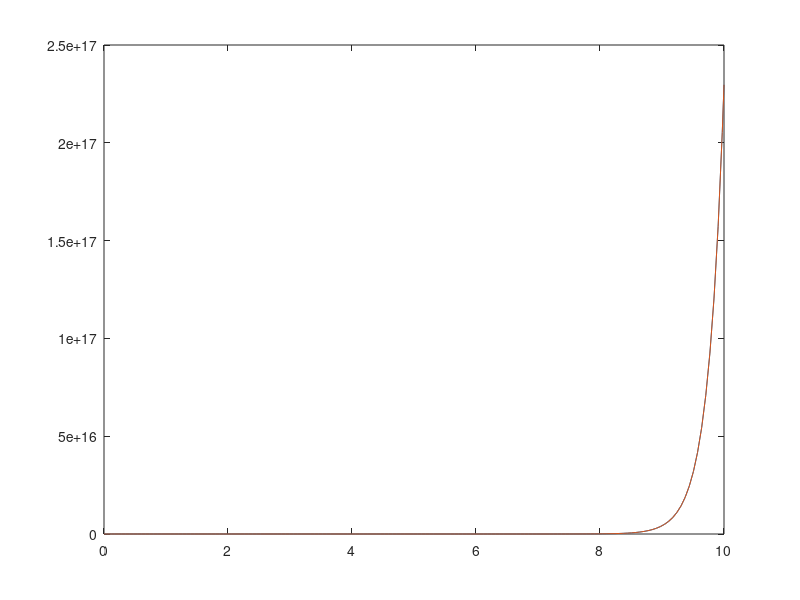
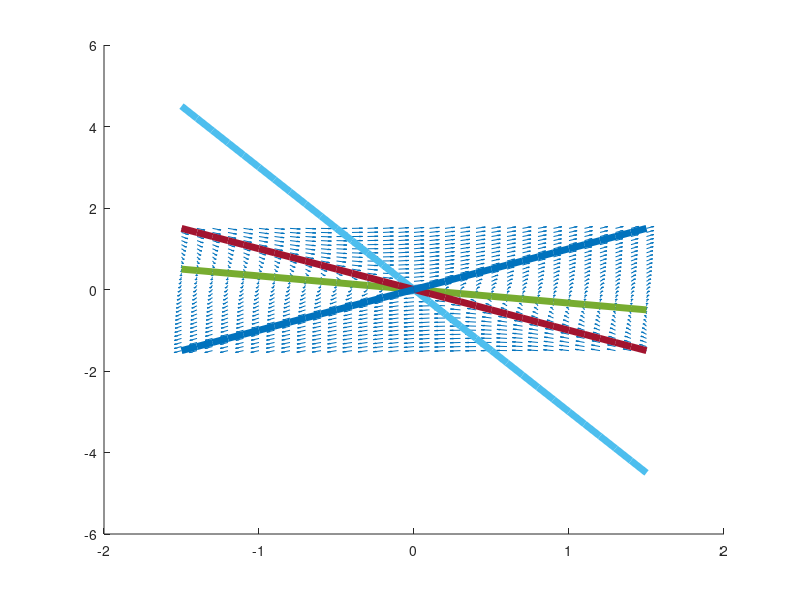

Recreate these plots in MATLAB, in order. (Note: this script raises an error after producing the figures.)
%A = [-5 -3; 1 -1];
A = [1 3; 3 1];
%A = [1 1; 1 1];
%A = [1 3; 0 0];

function [t,x] = system_simulation(A)
    ode_sys = @(t,x) [A(1,1)*x(1)+A(1,2)*x(2);A(2,1)*x(1)+A(2,2)*x(2)]; # Définition système
    [t,x] = ode23 (ode_sys, [0, 10], [2, 0]); # Résolution système
endfunction

[t,x] = system_simulation(A);
figure(1)
plot(t,x)

# 2. Dessiner les droites correspondants aux vecteurs propres et le sense des trajectoires associés
function [eigenline_1,eigenline_2,V] = compute_eigenlines(A,line_range)
    [V,L] = eig(A);
    eigenline_1 = (V(2,1)/V(1,1)) * line_range;
    eigenline_2 = (V(2,2)/V(1,2)) * line_range;
endfunction

%function [line_range,eigenline_1,eigenline_2] = plot_eigenlines(A)
%    line_range = -1.5:.1:1.5;
%    [eigenline_1,eigenline_2,V] = compute_eigenlines(A,line_range);
%    figure(2)
%    hold on;
%    plot(line_range,eigenline_1,"linewidth",10);
%    plot(line_range,eigenline_2,"linewidth",10);
%    quiver([0;0],[0;0],V(1,:),V(2,:),"linewidth",10,"color","k");
%    legend("v_1","v_2","location","south");
%endfunction

%[line_range,eigenline_1,eigenline_2] = plot_eigenlines(A);

# 3. Calculer les isoclines
function [isocline_1,isocline_2] = compute_isoclines(A,line_range)
    isocline_1 = -(A(1,1)/A(1,2)) * line_range;
    isocline_2 = -(A(2,1)/A(2,2)) * line_range;
endfunction

%function [line_range,isocline_1,isocline_2] = plot_isoclines(A)
%    line_range = -1.5:.1:1.5;
%    [isocline_1,isocline_2] = compute_isoclines(A,line_range);
%    figure(2)
%    hold on;
%    plot(line_range,isocline_1,"linewidth",5);
%    plot(line_range,isocline_2,"linewidth",5);
%    legend("isocline_1","isocline_2","location","south");
%endfunction

%[line_range,isocline_1,isocline_2] = plot_isoclines(A);

# 4. Portrait de phase complet
function [x1,x2,x1p,x2p] = plot_portrait_phase_complete(A)
    #grid for plotting
    x1range=-1.5:.1:1.5;
    x2range=-1.5:.1:1.5;
    [x1,x2] = meshgrid(x1range, x2range);


    # Define the system to plot (based on matrix A)
    x1p = A(1,1)*x1+A(1,2)*x2;
    x2p = A(2,1)*x1+A(2,2)*x2;

    #Normalize values for plotting
    norms=sqrt(x1p.^2+x2p.^2);
    
    figure(2)
    [eigenline_1,eigenline_2,V] = compute_eigenlines(A,x1range);
    [isocline_1,isocline_2] = compute_isoclines(A,x1range);
    
    # Vector field plot
    hold on;
    quiver(x1,x2,x1p./norms,x2p./norms,0.5);
    # Isoclines
    plot(x1range,isocline_1,"linewidth",5);
    plot(x1range,isocline_2,"linewidth",5);
    # Vecteurs propres
    plot(x1range,eigenline_1,"linewidth",5);
    plot(x1range,eigenline_2,"linewidth",5);
    quiver([0;0],[0;0],V(1,:),V(2,:),"linewidth",10,"color","k");
    legend("field","v_1","v_2","isocline_1","isocline_2","location","south","orientation", "horizontal");
    
endfunction

[x1,x2,x1p,x2p] = plot_portrait_phase_complete(A);